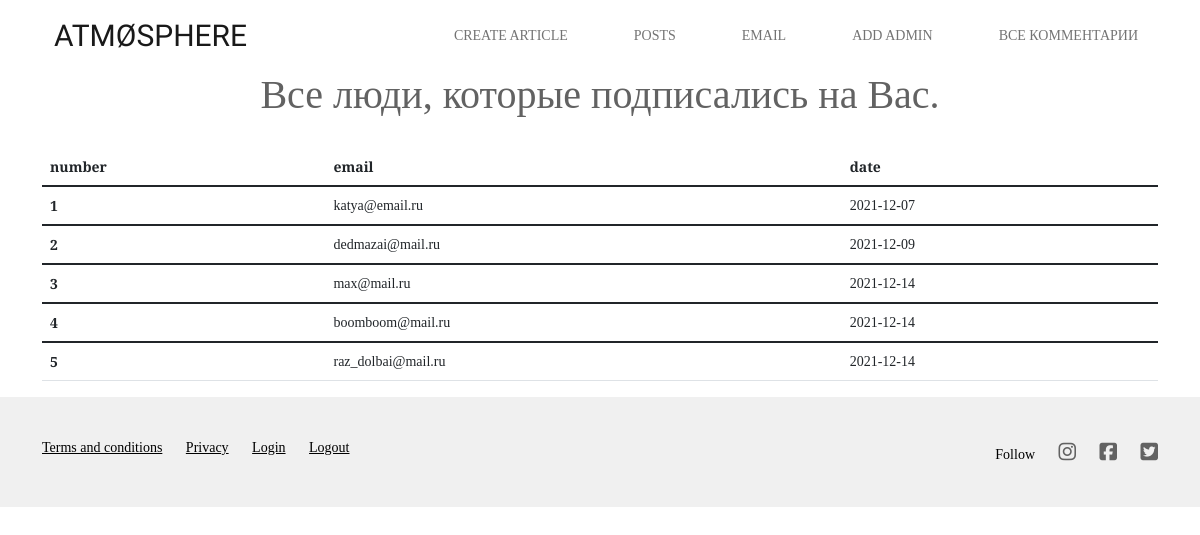
/email (signed in), run on the app's committed database.
### app.py (models this page shows, shortened)
class Email_page(db.Model):
    id = db.Column(db.Integer, primary_key=True)
    email = db.Column(db.String(100), nullable=False)
    date = db.Column(db.DateTime, default=datetime.utcnow)

### app.py (the view)
@app.route('/email')
@login_required
def email():
    email_name = Email_page.query.all()
    return render_template('email.html', email=email_name)

### app.py (called while the page is built)
@login_manager.user_loader
def load_user(user_id):
    return User.query.get(user_id)

### templates/email.html (shortened to what this page needs)
{% extends 'base_admin.html' %}
{% block div %}
    <h1 align="center">Все люди, которые подписались на Вас.</h1>
    <br>
{% if email|length>0 %}
    <table class="table">
        <thead>
            <tr>
                <th scope="col">number</th>
                <th scope="col">email</th>
                <th scope="col">date</th>
            </tr>
        </thead>
        {% for el in email %}
        <tbody>
            <tr>
                <th scope="row">{{el.id}}</th>
                <td>{{el.email}}</td>
                <td>{{el.date.date()}}</td>
            </tr>
        </tbody>
        {% endfor %}
    </table>
{% else %}
    <p>У нас еще нет статей на сайте</p>
    {% endif %}
{%endblock%}

### templates/base_admin.html (shortened to what this page needs)
<!DOCTYPE html>
<html lang="en">
  <head>
    <link href="https://cdn.jsdelivr.net/npm/bootstrap@5.1.3/dist/css/bootstrap.min.css" rel="stylesheet">
    <link rel="stylesheet" href="{{ url_for('static', filename='css/style.css') }}" />
  </head>
  <body>
    <header>
      <div class="container">
        <nav class="navbar navbar-expand-lg navbar-light">
          <div class="container-fluid">
            <a class="navbar-brand" href="/">Atmøsphere</a>
            <div class="collapse navbar-collapse" id="navbarSupportedContent">
              <ul class="navbar-nav ms-auto">
                <li class="nav-item"> <a class="nav-link" href="/create-article">Create Article</a></li>
                <li class="nav-item"><a class="nav-link" href="/posts">Posts</a></li>
                <li class="nav-item"><a class="nav-link" href="/email">email</a></li>
                <li class="nav-item"><a class="nav-link" href="/add_admin">add admin</a></li>
                <li class="nav-item"><a class="nav-link" href="/all_comments">Все комментарии</a></li>
              </ul>
            </div>
          </div>
        </nav>
      </div>
    </header>
      <div class="container">
           {% block div %}{% endblock %}
      </div>
    <footer>
      <div class="container">
        <div class="d-sm-flex justify-content-between">
          <div class="footer-left">
            <a href="#">Terms and conditions</a>
            <a href="#">Privacy</a>
            <a href="/login">Login</a>
            <a href={{ url_for('logout')}}>Logout</a>
          </div>
          <div class="footer-right">
            <span>Follow</span>
            <a href="#"><i class="fab fa-instagram"></i></a>
            <a href="#"><i class="fab fa-facebook-square"></i></a>
            <a href="#"><i class="fab fa-twitter-square"></i></a>
          </div>
        </div>
      </div>
    </footer>
  </body>
</html>

### static/css/style.css (style rules this page uses)
body { min-width: 320px; font-size: 14px; font-family: 'Playfair Display', serif; color: #626262; }
a { color: #b4ad9e; }
header .navbar-light { background-color: #fff; }
header .navbar-brand { font-family: 'Inconsolata', monospace; font-size: 30px; color: #000; text-transform: uppercase; }
header .nav-item { text-transform: uppercase; margin-left: 50px; }
header .nav-item a::after { content: ''; display: block; width: 100%; background-color: #ccc; height: 1px; transform: scale(0); transition: all .3s; }
footer { background-color: #f0f0f0; padding:40px 0px; color:black; }
.footer-left a { color:black; margin-right: 20px; }
.footer-right a { color:#626262; margin-left: 20px; font-size: 20px; }

### data on the page
Email_page: id "1", email "katya@email.ru", date "2021-12-07"
Email_page: id "2", email "dedmazai@mail.ru", date "2021-12-09"
Email_page: id "3", email "max@mail.ru", date "2021-12-14"
Email_page: id "4", email "boomboom@mail.ru", date "2021-12-14"
Email_page: id "5", email "raz_dolbai@mail.ru", date "2021-12-14"
